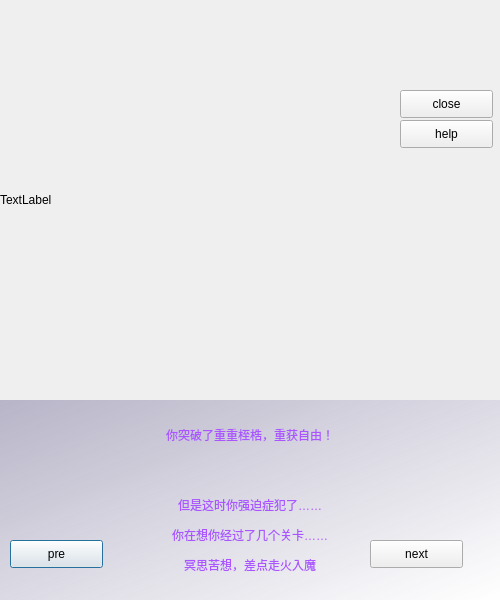
<?xml version="1.0" encoding="UTF-8"?>
<ui version="4.0">
 <class>Dialog7</class>
 <widget class="QDialog" name="Dialog7">
  <property name="geometry">
   <rect>
    <x>0</x>
    <y>0</y>
    <width>500</width>
    <height>600</height>
   </rect>
  </property>
  <property name="windowTitle">
   <string>Dialog</string>
  </property>
  <widget class="QPushButton" name="pushButton">
   <property name="geometry">
    <rect>
     <x>10</x>
     <y>540</y>
     <width>93</width>
     <height>28</height>
    </rect>
   </property>
   <property name="text">
    <string>pre</string>
   </property>
  </widget>
  <widget class="QPushButton" name="pushButton_2">
   <property name="geometry">
    <rect>
     <x>370</x>
     <y>540</y>
     <width>93</width>
     <height>28</height>
    </rect>
   </property>
   <property name="text">
    <string>next</string>
   </property>
  </widget>
  <widget class="QLabel" name="label">
   <property name="geometry">
    <rect>
     <x>0</x>
     <y>0</y>
     <width>500</width>
     <height>400</height>
    </rect>
   </property>
   <property name="text">
    <string>TextLabel</string>
   </property>
  </widget>
  <widget class="QLabel" name="label_2">
   <property name="geometry">
    <rect>
     <x>0</x>
     <y>400</y>
     <width>500</width>
     <height>200</height>
    </rect>
   </property>
   <property name="styleSheet">
    <string notr="true">background-color: qlineargradient(spread:pad, x1:0, y1:0, x2:1, y2:1, stop:0 rgba(175, 171, 194, 220), stop:1 rgba(255, 255, 255, 255));
color: rgb(170, 85, 255);</string>
   </property>
   <property name="text">
    <string>&lt;html&gt;&lt;head/&gt;&lt;body&gt;&lt;p align=&quot;center&quot;&gt;你突破了重重桎梏，重获自由！&lt;/p&gt;&lt;p align=&quot;center&quot;&gt;&lt;br/&gt;&lt;/p&gt;&lt;p align=&quot;center&quot;&gt;但是这时你强迫症犯了……&lt;/p&gt;&lt;p align=&quot;center&quot;&gt;你在想你经过了几个关卡……&lt;/p&gt;&lt;p align=&quot;center&quot;&gt;冥思苦想，差点走火入魔&lt;/p&gt;&lt;/body&gt;&lt;/html&gt;</string>
   </property>
  </widget>
  <widget class="QPushButton" name="pushButton_3">
   <property name="geometry">
    <rect>
     <x>400</x>
     <y>120</y>
     <width>93</width>
     <height>28</height>
    </rect>
   </property>
   <property name="text">
    <string>help</string>
   </property>
  </widget>
  <widget class="QPushButton" name="pushButton_4">
   <property name="geometry">
    <rect>
     <x>400</x>
     <y>90</y>
     <width>93</width>
     <height>28</height>
    </rect>
   </property>
   <property name="text">
    <string>close</string>
   </property>
  </widget>
  <zorder>label_2</zorder>
  <zorder>pushButton</zorder>
  <zorder>pushButton_2</zorder>
  <zorder>label</zorder>
  <zorder>pushButton_3</zorder>
  <zorder>pushButton_4</zorder>
 </widget>
 <resources/>
 <connections/>
</ui>
